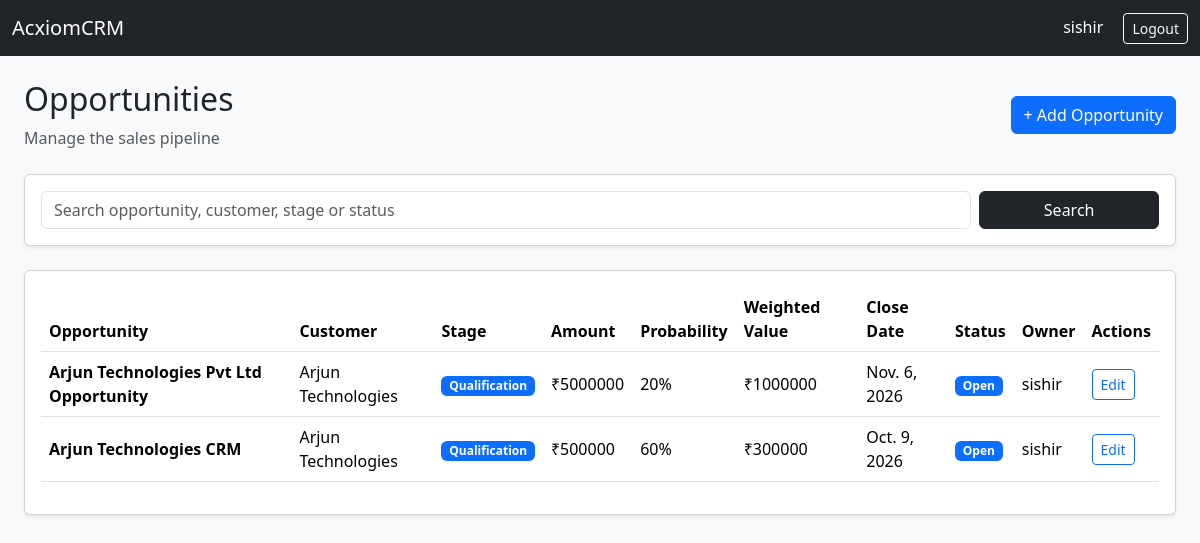
Screenshot of /opportunities/ (signed in) with the database file from the repository.
### crm/models.py (models this page shows, shortened)
class Opportunity(models.Model):
    STAGE_CHOICES = [
        ('QUALIFICATION', 'Qualification'),
        ('PROPOSAL', 'Proposal'),
        ('NEGOTIATION', 'Negotiation'),
        ('WON', 'Won'),
        ('LOST', 'Lost'),
    ]
    STATUS_CHOICES = [
        ('OPEN', 'Open'),
        ('WON', 'Won'),
        ('LOST', 'Lost'),
    ]
    opportunity_name = models.CharField(
        max_length=150
    )
    customer = models.ForeignKey(
        Customer,
        on_delete=models.CASCADE,
        related_name='opportunities'
    )
    lead = models.ForeignKey(
        Lead,
        on_delete=models.SET_NULL,
        null=True,
        blank=True,
        related_name='opportunities'
    )
    amount = models.DecimalField(
        max_digits=12,
        decimal_places=2,
        validators=[MinValueValidator(0.01)]
    )
    stage = models.CharField(
        max_length=30,
        choices=STAGE_CHOICES,
        default='QUALIFICATION'
    )
    probability = models.IntegerField(
        validators=[
            MinValueValidator(0),
            MaxValueValidator(100)
        ]
    )
    expected_close_date = models.DateField()
    status = models.CharField(
        max_length=20,
        choices=STATUS_CHOICES,
        default='OPEN'
    )
    assigned_to = models.ForeignKey(
        User,
        on_delete=models.SET_NULL,
        null=True,
        blank=True,
        related_name='opportunities'
    )
    notes = models.TextField(
        blank=True
    )
    created_date = models.DateTimeField(
        auto_now_add=True
    )
    @property
    def weighted_value(self):
        return float(self.amount) * self.probability / 100

class Customer(models.Model):
    STATUS_CHOICES = [
        ('LEAD', 'Lead'),
        ('ACTIVE', 'Active'),
        ('INACTIVE', 'Inactive'),
    ]
    customer_code = models.CharField(
        max_length=20,
        unique=True
    )
    customer_name = models.CharField(
        max_length=100
    )
    email = models.EmailField(
        unique=True
    )
    phone = models.CharField(
        max_length=15,
        unique=True
    )
    company_name = models.CharField(
        max_length=150,
        blank=True
    )
    address = models.TextField(
        blank=True
    )
    city = models.CharField(
        max_length=100,
        blank=True
    )
    state = models.CharField(
        max_length=100,
        blank=True
    )
    status = models.CharField(
        max_length=20,
        choices=STATUS_CHOICES,
        default='ACTIVE'
    )
    assigned_to = models.ForeignKey(
        User,
        on_delete=models.SET_NULL,
        null=True,
        blank=True,
        related_name='customers'
    )
    created_by = models.ForeignKey(
        User,
        on_delete=models.SET_NULL,
        null=True,
        related_name='created_customers'
    )
    created_date = models.DateTimeField(
        auto_now_add=True
    )
    modified_date = models.DateTimeField(
        auto_now=True
    )

### crm/views.py (the view, shortened to what this page needs)
@login_required
def opportunity_list(request):
    user = request.user
    role = getattr(
        getattr(user, 'profile', None),
        'role',
        'SALES'
    )
    if role in ['ADMIN', 'MANAGER']:
        opportunities = Opportunity.objects.all()
    else:
        opportunities = Opportunity.objects.filter(
            assigned_to=user
        )
    search = request.GET.get(
        'search',
        ''
    ).strip()
    opportunities = opportunities.select_related(
        'customer',
        'lead',
        'assigned_to'
    ).order_by('-created_date')
    return render(
        request,
        'opportunities/list.html',
        {
            'opportunities': opportunities,
            'search': search,
            'role': role,
        }
    )

### templates/opportunities/list.html (shortened to what this page needs)
<!DOCTYPE html>
<html lang="en">
<head>
    <link
        href="https://cdn.jsdelivr.net/npm/bootstrap@5.3.3/dist/css/bootstrap.min.css"
        rel="stylesheet">
</head>
<body class="bg-light">
<nav class="navbar navbar-dark bg-dark">
    <div class="container-fluid">
        <a
            href="{% url 'dashboard' %}"
            class="navbar-brand">
            AcxiomCRM
        </a>
        <div class="text-white">
            {{ request.user.username }}
            <a
                href="{% url 'logout' %}"
                class="btn btn-outline-light btn-sm ms-3">
                Logout
            </a>
        </div>
    </div>
</nav>
<div class="container-fluid p-4">
    <div class="d-flex justify-content-between align-items-center mb-4">
        <div>
            <h2>Opportunities</h2>
            <p class="text-muted mb-0">
                Manage the sales pipeline
            </p>
        </div>
        <a
            href="{% url 'opportunity_create' %}"
            class="btn btn-primary">
            + Add Opportunity
        </a>
    </div>
    <div class="card shadow-sm mb-4">
        <div class="card-body">
            <form
                method="GET"
                class="row g-2">
                <div class="col-md-10">
                    <input
                        type="text"
                        name="search"
                        value="{{ search }}"
                        class="form-control"
                        placeholder="Search opportunity, customer, stage or status">
                </div>
                <div class="col-md-2">
                    <button
                        class="btn btn-dark w-100">
                        Search
                    </button>
                </div>
            </form>
        </div>
    </div>
    <div class="card shadow-sm">
        <div class="card-body">
            <div class="table-responsive">
                <table class="table table-hover align-middle">
                    <thead>
                        <tr>
                            <th>Opportunity</th>
                            <th>Customer</th>
                            <th>Stage</th>
                            <th>Amount</th>
                            <th>Probability</th>
                            <th>Weighted Value</th>
                            <th>Close Date</th>
                            <th>Status</th>
                            <th>Owner</th>
                            <th>Actions</th>
                        </tr>
                    </thead>
                    <tbody>
                    {% for opportunity in opportunities %}
                        <tr>
                            <td>
                                <strong>
                                    {{ opportunity.opportunity_name }}
                                </strong>
                            </td>
                            <td>
                                {{ opportunity.customer.customer_name }}
                            </td>
                            <td>
                                {% if opportunity.stage == 'QUALIFICATION' %}
                                    <span class="badge bg-primary">
                                        Qualification
                                    </span>
                                {% elif opportunity.stage == 'PROPOSAL' %}
                                    <span class="badge bg-info text-dark">
                                        Proposal
                                    </span>
                                {% elif opportunity.stage == 'NEGOTIATION' %}
                                    <span class="badge bg-warning text-dark">
                                        Negotiation
                                    </span>
                                {% elif opportunity.stage == 'WON' %}
                                    <span class="badge bg-success">
                                        Won
                                    </span>
                                {% elif opportunity.stage == 'LOST' %}
                                    <span class="badge bg-danger">
                                        Lost
                                    </span>
                                {% endif %}
                            </td>
                            <td>
                                ₹{{ opportunity.amount|floatformat:0 }}
                            </td>
                            <td>
                                {{ opportunity.probability }}%
                            </td>
                            <td>
                                ₹{{ opportunity.weighted_value|floatformat:0 }}
                            </td>
                            <td>
                                {{ opportunity.expected_close_date }}
                            </td>
                            <td>
                                {% if opportunity.status == 'OPEN' %}
                                    <span class="badge bg-primary">
                                        Open
                                    </span>
                                {% elif opportunity.status == 'WON' %}
                                    <span class="badge bg-success">
                                        Won
                                    </span>
                                {% else %}
                                    <span class="badge bg-danger">
                                        Lost
                                    </span>
                                {% endif %}
                            </td>
                            <td>
                                {{ opportunity.assigned_to.username }}
                            </td>
                            <td>
                                <a
                                    href="{% url 'opportunity_edit' opportunity.id %}"
                                    class="btn btn-sm btn-outline-primary">
                                    Edit
                                </a>
                            </td>
                        </tr>
                    {% endfor %}
                    </tbody>
                </table>
            </div>
        </div>
    </div>
</div>
</body>
</html>

### rows the page displays
Opportunity: opportunity_name "Arjun Technologies Pvt Ltd Opportunity", customer.customer_name "Arjun Technologies", stage "Qualification", amount "5000000", probability "20", weighted_value "1000000", expected_close_date "Nov. 6, 2026", status "Open", assigned_to.username "sishir"
Opportunity: opportunity_name "Arjun Technologies CRM", customer.customer_name "Arjun Technologies", stage "Qualification", amount "500000", probability "60", weighted_value "300000", expected_close_date "Oct. 9, 2026", status "Open", assigned_to.username "sishir"

### other values shown
{{ request.user.username }} "sishir"
